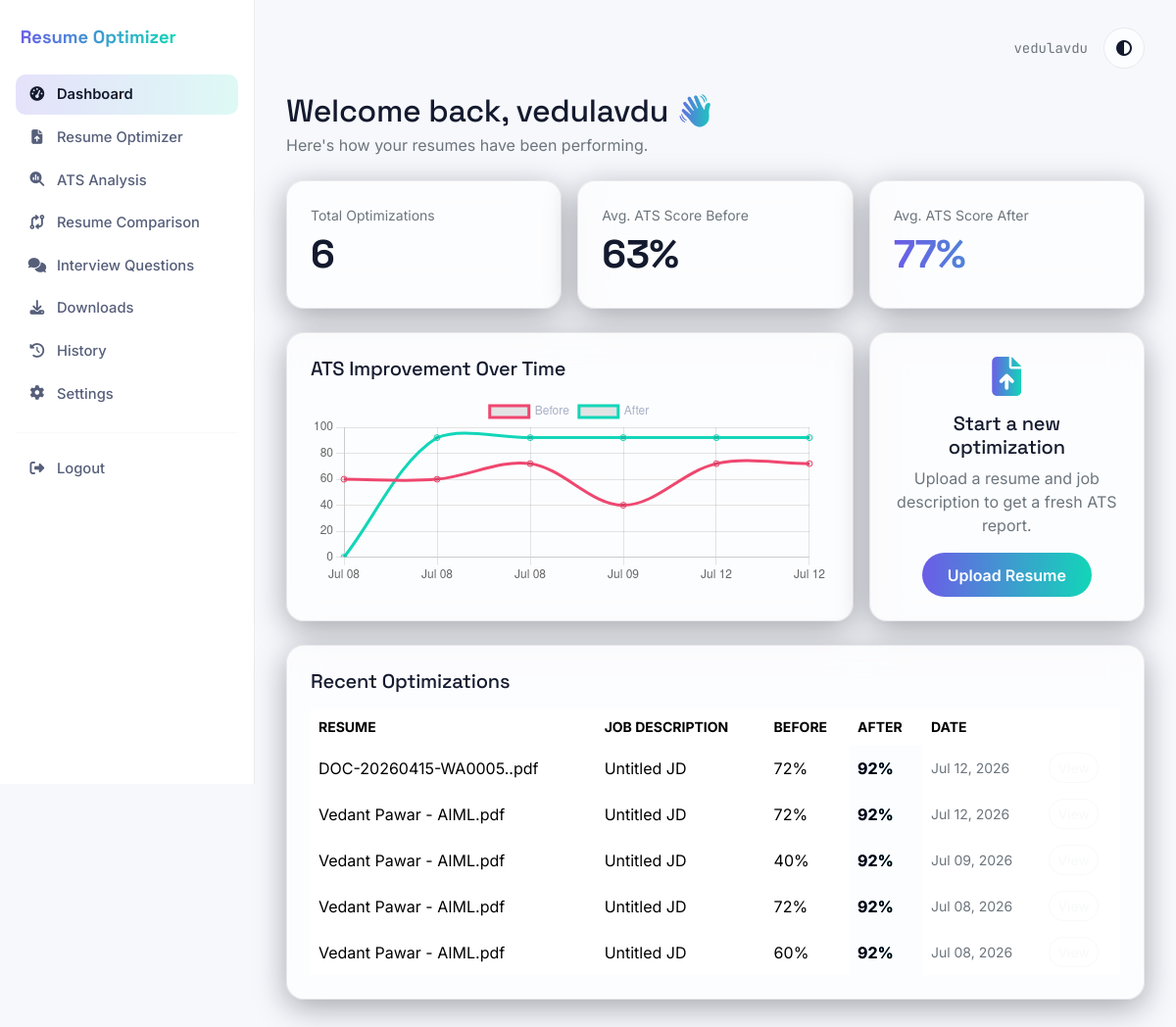
The app's page /dashboard/ (signed in) with its own data.
### analysis/models.py (models this page shows, shortened)
class ATSAnalysis(models.Model):
    user = models.ForeignKey(User, on_delete=models.CASCADE, related_name='analyses')
    resume = models.ForeignKey(Resume, on_delete=models.CASCADE, related_name='analyses')
    job_description = models.ForeignKey(JobDescription, on_delete=models.CASCADE, related_name='analyses')
    ats_score_before = models.PositiveIntegerField(default=0)
    ats_score_after = models.PositiveIntegerField(default=0)
    keyword_match_percent = models.PositiveIntegerField(default=0)
    resume_match_percent = models.PositiveIntegerField(default=0)
    skills_match_percent = models.PositiveIntegerField(default=0)
    recruiter_match_percent = models.PositiveIntegerField(default=0)
    formatting_score = models.PositiveIntegerField(default=0)
    grammar_score = models.PositiveIntegerField(default=0)
    readability_score = models.PositiveIntegerField(default=0)
    matched_keywords = models.JSONField(default=list, blank=True)
    missing_keywords = models.JSONField(default=list, blank=True)
    suggested_keywords = models.JSONField(default=list, blank=True)
    missing_skills = models.JSONField(default=list, blank=True)
    weak_sections = models.JSONField(default=list, blank=True)
    strong_sections = models.JSONField(default=list, blank=True)
    section_analysis = models.JSONField(default=dict, blank=True)
    ats_formatting_checks = models.JSONField(default=dict, blank=True)
    overall_summary = models.TextField(blank=True)
    rewritten_sections = models.JSONField(default=dict, blank=True)
    change_log = models.JSONField(default=list, blank=True)
    keywords_inserted = models.JSONField(default=list, blank=True)
    fidelity_warnings = models.JSONField(
        default=list, blank=True,
        help_text="Facts (numbers, years, proper nouns) found in the original resume "
                   "that did not survive into the rewritten text - a safety net against "
                   "the AI silently dropping real accomplishments.",
    )
    user_approved_keywords = models.JSONField(
        default=list, blank=True,
        help_text="Missing keywords/skills the candidate explicitly confirmed they "
                   "have, before the rewrite step was allowed to add them.",
    )
    output_docx = models.FileField(upload_to='outputs/docx/', blank=True, null=True)
    output_pdf = models.FileField(upload_to='outputs/pdf/', blank=True, null=True)
    output_txt = models.FileField(upload_to='outputs/txt/', blank=True, null=True)
    created_at = models.DateTimeField(auto_now_add=True)
    class Meta:
        ordering = ['-created_at']
        verbose_name_plural = 'ATS Analyses'

### resumes/models.py (models this page shows, shortened)
class Resume(models.Model):
    FILE_TYPES = (('pdf', 'PDF'), ('docx', 'DOCX'))
    user = models.ForeignKey(User, on_delete=models.CASCADE, related_name='resumes')
    file = models.FileField(upload_to=resume_upload_path)
    original_filename = models.CharField(max_length=255)
    file_type = models.CharField(max_length=10, choices=FILE_TYPES)
    file_size_kb = models.PositiveIntegerField(default=0)
    raw_text = models.TextField(blank=True, help_text="Full extracted plain text of the resume.")
    structured_sections = models.JSONField(
        default=dict, blank=True,
        help_text="Best-effort section split, e.g. {'summary': '...', 'experience': '...'}"
    )
    uploaded_at = models.DateTimeField(auto_now_add=True)
    class Meta:
        ordering = ['-uploaded_at']

class JobDescription(models.Model):
    user = models.ForeignKey(User, on_delete=models.CASCADE, related_name='job_descriptions')
    title = models.CharField(max_length=255, blank=True)
    company = models.CharField(max_length=255, blank=True)
    raw_text = models.TextField()
    source_file = models.FileField(upload_to='job_descriptions/', blank=True, null=True)
    created_at = models.DateTimeField(auto_now_add=True)
    class Meta:
        ordering = ['-created_at']

### dashboard/views.py (the view)
# urls.py: path('dashboard/', views.home, name='home'),
@login_required
def home(request):
    analyses = ATSAnalysis.objects.filter(user=request.user)
    stats = {
        'total_optimizations': analyses.count(),
        'avg_score_before': round(analyses.aggregate(v=Avg('ats_score_before'))['v'] or 0),
        'avg_score_after': round(analyses.aggregate(v=Avg('ats_score_after'))['v'] or 0),
    }
    recent = analyses[:5]
    chart_labels = [a.created_at.strftime('%b %d') for a in reversed(list(analyses[:10]))]
    chart_before = [a.ats_score_before for a in reversed(list(analyses[:10]))]
    chart_after = [a.ats_score_after for a in reversed(list(analyses[:10]))]
    context = {
        'stats': stats, 'recent': recent,
        'chart_labels': chart_labels, 'chart_before': chart_before, 'chart_after': chart_after,
    }
    return render(request, 'dashboard/home.html', context)

### templates/dashboard/home.html (shortened to what this page needs)
{% extends "base.html" %}
{% block content %}
<h2 class="display-font mb-1">Welcome back, {{ user.username }} <span class="gradient-text">👋</span></h2>
<p class="text-secondary mb-4">Here's how your resumes have been performing.</p>
<div class="row g-3 mb-4">
  <div class="col-md-4">
    <div class="glass-card p-4">
      <div class="text-secondary small">Total Optimizations</div>
      <div class="display-font fs-1 fw-bold">{{ stats.total_optimizations }}</div>
    </div>
  </div>
  <div class="col-md-4">
    <div class="glass-card p-4">
      <div class="text-secondary small">Avg. ATS Score Before</div>
      <div class="display-font fs-1 fw-bold">{{ stats.avg_score_before }}%</div>
    </div>
  </div>
  <div class="col-md-4">
    <div class="glass-card p-4">
      <div class="text-secondary small">Avg. ATS Score After</div>
      <div class="display-font fs-1 fw-bold gradient-text">{{ stats.avg_score_after }}%</div>
    </div>
  </div>
</div>
<div class="row g-3 mb-4">
  <div class="col-lg-8">
    <div class="glass-card p-4 h-100">
      <h5 class="display-font mb-3">ATS Improvement Over Time</h5>
      <canvas id="improvementChart" height="110"></canvas>
    </div>
  </div>
  <div class="col-lg-4">
    <div class="glass-card p-4 h-100 d-flex flex-column justify-content-center align-items-center text-center">
      <i class="fa-solid fa-file-arrow-up fs-1 gradient-text mb-3"></i>
      <h5 class="display-font">Start a new optimization</h5>
      <p class="text-secondary">Upload a resume and job description to get a fresh ATS report.</p>
      <a href="{% url 'resumes:upload_resume' %}" class="btn gradient-btn">Upload Resume</a>
    </div>
  </div>
</div>
<div class="glass-card p-4">
  <h5 class="display-font mb-3">Recent Optimizations</h5>
  {% if recent %}
  <div class="table-responsive">
    <table class="table table-borderless align-middle mb-0">
      <thead class="text-secondary small text-uppercase">
        <tr><th>Resume</th><th>Job Description</th><th>Before</th><th>After</th><th>Date</th><th></th></tr>
      </thead>
      <tbody>
        {% for a in recent %}
        <tr>
          <td>{{ a.resume.original_filename }}</td>
          <td>{{ a.job_description.title|default:"Untitled JD" }}</td>
          <td>{{ a.ats_score_before }}%</td>
          <td class="gradient-text fw-bold">{{ a.ats_score_after }}%</td>
          <td class="text-secondary small">{{ a.created_at|date:"M d, Y" }}</td>
          <td><a href="{% url 'analysis:results' a.id %}" class="btn btn-sm btn-outline-light rounded-pill">View</a></td>
        </tr>
        {% endfor %}
      </tbody>
    </table>
  </div>
  {% else %}
  <p class="text-secondary mb-0">No optimizations yet — <a href="{% url 'resumes:upload_resume' %}" class="gradient-text">upload your first resume</a> to get started.</p>
  {% endif %}
</div>
{% endblock %}
{% block extra_js %}
<script>
const ctx = document.getElementById('improvementChart');
new Chart(ctx, {
  type: 'line',
  data: {
    labels: {{ chart_labels|safe }},
    datasets: [
      { label: 'Before', data: {{ chart_before|safe }}, borderColor: '#EF476F', tension: 0.35, fill:false },
      { label: 'After', data: {{ chart_after|safe }}, borderColor: '#12D6B8', tension: 0.35, fill:false },
    ]
  },
  options: { responsive:true, scales: { y: { min:0, max:100 } }, plugins:{ legend:{ labels:{ color:'#A8B0C7' } } } }
});
</script>
{% endblock %}

### templates/base.html (shortened to what this page needs)
{% load static %}
<!DOCTYPE html>
<html lang="en" data-theme="{{ request.user.profile.theme_preference|default:'dark' }}">
<head>
<link href="https://cdnjs.cloudflare.com/ajax/libs/twitter-bootstrap/5.3.3/css/bootstrap.min.css" rel="stylesheet">
<link href="https://cdnjs.cloudflare.com/ajax/libs/font-awesome/6.5.2/css/all.min.css" rel="stylesheet">
<link rel="stylesheet" href="{% static 'css/theme.css' %}">
</head>
<body>
<div class="app-shell">
  {% if user.is_authenticated %}
  <aside class="sidebar" id="sidebar">
    <div class="d-flex align-items-center gap-2 brand mb-4">
      <span class="gradient-text"> Resume Optimizer</span>
    </div>
    <nav class="nav flex-column">
      <a class="nav-link {% if request.resolver_match.url_name == 'home' %}active{% endif %}" href="{% url 'dashboard:home' %}"><i class="fa-solid fa-gauge-high"></i> Dashboard</a>
      <a class="nav-link {% if 'upload_resume' in request.path %}active{% endif %}" href="{% url 'resumes:upload_resume' %}"><i class="fa-solid fa-file-arrow-up"></i> Resume Optimizer</a>
      <a class="nav-link {% if request.resolver_match.url_name == 'results' %}active{% endif %}" href="{% url 'dashboard:home' %}"><i class="fa-solid fa-magnifying-glass-chart"></i> ATS Analysis</a>
      <a class="nav-link {% if request.resolver_match.url_name == 'compare' %}active{% endif %}" href="{% url 'dashboard:home' %}"><i class="fa-solid fa-code-compare"></i> Resume Comparison</a>
      <a class="nav-link {% if 'interview' in request.path %}active{% endif %}" href="{% url 'dashboard:home' %}"><i class="fa-solid fa-comments"></i> Interview Questions</a>
      <a class="nav-link" href="{% url 'dashboard:home' %}"><i class="fa-solid fa-download"></i> Downloads</a>
      <a class="nav-link {% if request.resolver_match.url_name == 'history' %}active{% endif %}" href="{% url 'dashboard:history' %}"><i class="fa-solid fa-clock-rotate-left"></i> History</a>
      <a class="nav-link {% if request.resolver_match.url_name == 'settings' %}active{% endif %}" href="{% url 'dashboard:settings' %}"><i class="fa-solid fa-gear"></i> Settings</a>
    </nav>
    <hr style="border-color:var(--border)">
    <a class="nav-link" href="{% url 'authentication:logout' %}"><i class="fa-solid fa-right-from-bracket"></i> Logout</a>
  </aside>
  {% endif %}
  <div class="main-content w-100">
    {% if user.is_authenticated %}
    <div class="topbar">
      <div class="d-flex align-items-center gap-3">
        <span class="text-mono small text-secondary">{{ user.username }}</span>
        <div class="theme-toggle" id="themeToggle"><i class="fa-solid fa-circle-half-stroke"></i></div>
      </div>
    </div>
    {% endif %}
    {% block content %}{% endblock %}
  </div>
</div>
{% block extra_js %}{% endblock %}
</body>
</html>

### static/css/theme.css (style rules this page uses)
:root { --ink-950:#0A0E1A; --ink-900:#0F1526; --ink-800:#161E33; --ink-700:#212B47; --signal-violet:#6C5CE7; --signal-teal:#12D6B8; --signal-amber:#F5A623; --signal-rose:#EF476F; --paper-050:#F7F8FC; --paper-100:#EDEFF7; --text-hi:#F4F6FC; --text-mid:#A8B0C7; --text-dim:#6C7794; --font-display:'Space Grotesk', 'Sora', sans-serif; --font-body:'Inter', sans-serif; --font-mono:'JetBrains Mono', monospace; --radius-lg:18px; --radius-md:12px; --shadow-glass: 0 8px 32px rgba(10,14,26,0.35); }
[data-theme="light"] { --bg:var(--paper-050); --surface: rgba(255,255,255,0.65); --surface-solid: #ffffff; --border: rgba(15,21,38,0.08); --text-primary:#141A2E; --text-secondary:#565F7A; }
* { box-sizing:border-box; }
html,body { height:100%; }
body { background:var(--bg); color:var(--text-primary); font-family:var(--font-body); transition:background .25s ease, color .25s ease; }
h1,h2,h3,h4,h5,.display-font { font-family:var(--font-display); letter-spacing:-0.01em; }
.text-mono { font-family:var(--font-mono); }
.gradient-text { background:linear-gradient(92deg, var(--signal-violet), var(--signal-teal)); -webkit-background-clip:text; background-clip:text; color:transparent; }
.gradient-btn { background:linear-gradient(92deg, var(--signal-violet), var(--signal-teal)); border:none; color:#fff; font-weight:600; border-radius:999px; padding:.65rem 1.6rem; transition:transform .15s ease, box-shadow .15s ease; }
.glass-card { background:var(--surface); border:1px solid var(--border); border-radius:var(--radius-lg); backdrop-filter:blur(16px); -webkit-backdrop-filter:blur(16px); box-shadow:var(--shadow-glass); }
.app-shell { display:flex; min-height:100vh; }
.sidebar { width:260px; flex-shrink:0; padding:1.5rem 1rem; background:var(--surface-solid); border-right:1px solid var(--border); position:sticky; top:0; height:100vh; overflow-y:auto; }
.sidebar .brand { font-family:var(--font-display); font-weight:700; font-size:1.15rem; }
.sidebar .nav-link { color:var(--text-secondary); border-radius:10px; padding:.6rem .8rem; display:flex; align-items:center; gap:.7rem; font-weight:500; font-size:.92rem; margin-bottom:.15rem; transition:background .15s ease, color .15s ease; }
.sidebar .nav-link i { width:18px; text-align:center; }
.sidebar .nav-link.active { background:linear-gradient(92deg, rgba(108,92,231,.18), rgba(18,214,184,.14)); color:var(--text-primary); font-weight:600; }
.main-content { flex:1; padding:1.75rem 2rem 3rem; max-width:100%; }
.topbar { display:flex; align-items:center; justify-content:space-between; margin-bottom:1.5rem; }
.theme-toggle { width:42px; height:42px; border-radius:50%; border:1px solid var(--border); background:var(--surface); display:flex; align-items:center; justify-content:center; cursor:pointer; }

### records on screen
ATSAnalysis: resume.original_filename "DOC-20260415-WA0005..pdf", job_description "Untitled JD", ats_score_before "72", ats_score_after "92", created_at "Jul 12, 2026"
ATSAnalysis: resume.original_filename "Vedant Pawar - AIML.pdf", job_description "Untitled JD", ats_score_before "72", ats_score_after "92", created_at "Jul 12, 2026"
ATSAnalysis: resume.original_filename "Vedant Pawar - AIML.pdf", job_description "Untitled JD", ats_score_before "40", ats_score_after "92", created_at "Jul 09, 2026"
ATSAnalysis: resume.original_filename "Vedant Pawar - AIML.pdf", job_description "Untitled JD", ats_score_before "72", ats_score_after "92", created_at "Jul 08, 2026"
ATSAnalysis: resume.original_filename "Vedant Pawar - AIML.pdf", job_description "Untitled JD", ats_score_before "60", ats_score_after "92", created_at "Jul 08, 2026"

### other values on screen
{{ user.username }} "vedulavdu"
{{ stats.total_optimizations }} "6"
{{ stats.avg_score_before }} "63"
chart data {{ chart_before|safe }} [60, 60, 72, 40, 72, 72]
chart data {{ chart_after|safe }} [0, 92, 92, 92, 92, 92]
